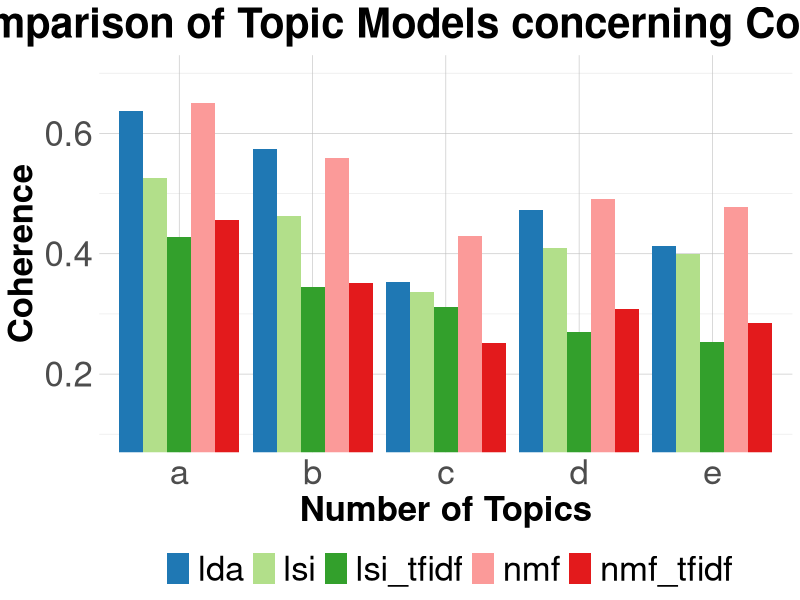

Write the R code that produced this figure. (Note: this script raises an error after producing the figure.)
setwd("C:\\Users\\Daniel Atzberger\\Documents\\SNCS")
# library
library(ggplot2)


df <- read.csv('coherence_u_mass.csv')

cols <- c("#1f78b4", "#b2df8a",
          "#33a02c", "#fb9a99", "#e31a1c")


p <- ggplot(df, aes(fill=model_type, y=coherence_u_mass, x=category)) +
  ggtitle("Comparison of Topic Models concerning Coherence")+
  geom_bar(position="dodge", stat="identity")+
  theme(panel.background = element_blank())+
  xlab("Number of Topics") +
  ylab("Coherence")+
  scale_fill_manual(values = cols)+
  theme_minimal() +
  theme(panel.grid.major = element_line(color = "gray", size = 0.2))+
  labs(fill = "")+
  theme(axis.text.x = element_text(size = 25), axis.text.y = element_text(size = 25),
        axis.title=element_text(size=25,face="bold"),
        title = element_text(size=25, face="bold"))+
  theme(plot.title = element_text(hjust = 0.5))+
  theme(legend.position = "bottom")+
  theme(legend.text = element_text(size = 25))+
  guides(fill = guide_legend(nrow = 1))
p+coord_cartesian(ylim=c(0.1,0.7))


df$group <- rep(1:7, length.out = nrow(df))

ggplot(df, aes(fill=model, y=value, x=category)) + 
  geom_bar(position = position_dodge(width = 0.7), stat = "identity") +
  theme(panel.background = element_blank()) +
  xlab("Custom X-Axis Label") +
  ylab("Custom Y-Axis Label") +
  scale_fill_manual(values = cols) +
  theme_minimal() +
  theme(panel.grid.major = element_line(color = "gray", size = 0.2)) +
  scale_x_discrete(labels = df$category) +
  scale_y_continuous(limits = c(0.3, NA)) +
  facet_grid(cols = vars(group), scales = "free_x", space = "free_x")


# ab hier Beispiele
# create a dataset
specie <- c(rep("sorgho" , 3) , rep("poacee" , 3) , rep("banana" , 3) , rep("triticum" , 3) )
condition <- rep(c("normal" , "stress" , "Nitrogen") , 4)
value <- abs(rnorm(12 , 0 , 15))
data <- data.frame(specie,condition,value)

# Grouped
ggplot(data, aes(fill=condition, y=value, x=specie)) + 
  geom_bar(position="dodge", stat="identity")
